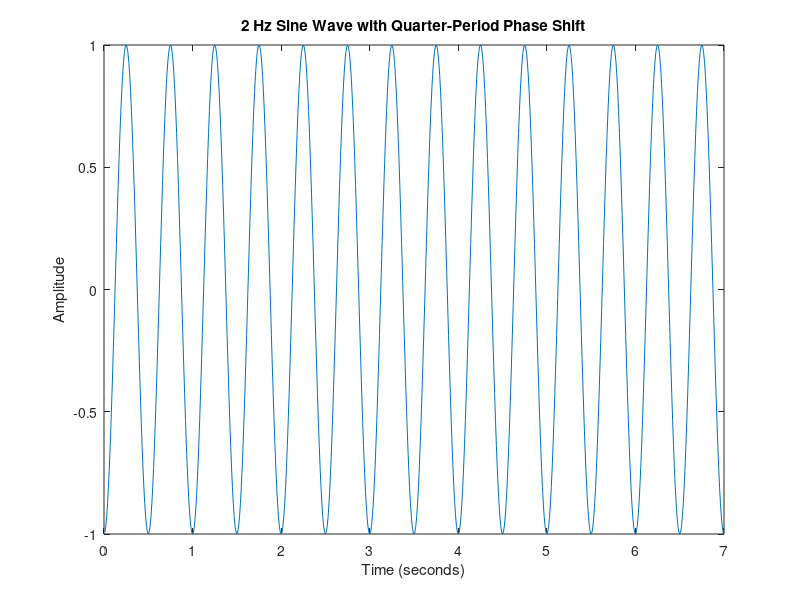

MATLAB code to generate this figure: (Note: this script raises an error after producing the figure.)
%%
% <latex>
% \title{BE 521: Homework 3 Questions\\{\normalsize Feature extraction} \\{\normalsize Spring 2020}}
% \author{68 points}
% \date{Due: Thursday, 2/13/2020 11:59pm}
% \maketitle
% \textbf{Objective:} Extract features from data and build a simple detector
% </latex>

%% 
% <latex>
% \begin{center}
% \author{John Talley \\
%   \normalsize Collaborators: Joseph Iwasyk \\}
% \end{center}
% </latex>

%%
% <latex> 
% \section{Features and Simulations (39 pts)} As you learned
% in class, features are the backbone of almost all detection
% strategies, from seizures in EEG to faces in images. Features are
% usually defined in journal articles as an equation or set of
% equations, and the task for the reader---if she wants to use that
% feature---is to implement that feature in code. In this section, you
% will explore and implement some features commonly used in EEG
% analysis and test them on simulated time-series data.
% \begin{enumerate}
%  \item Consider the following toy signal: 7 seconds of a 2 Hz sine
%  wave with a quarter period phase-shift, sampled at 100 Hz
%   \begin{enumerate}
%    \item Plot the signal. (2 pts)
% </latex>

%%

fs = 100; % HZ
t = 1/fs:1/fs:7; % 100 Hz sampling rate
x = sin(4*pi*t - (pi/2));
figure;
plot(t, x);
xlabel('Time (seconds)');
ylabel('Amplitude');
title('2 Hz Sine Wave with Quarter-Period Phase Shift');

%%
% <latex>
% \item Using the Matlab functions for the difference, sum, and
%   absolute value of the elements in a vector (look them up if you
%   don't know them), create an anonymous function for the
%    line-length feature
% 	$ LL(\mathbf{x}) = \sum_{i=2}^{n} |x_i - x_{i-1}| $ in one line of
% 	Matlab code that uses no loops (i.e., the outputs of one function
% 	will be the inputs of another). Your function should look
% 	something like \begin{lstlisting}
% 	  LLFn = @(x) XXXXXX;
% 	\end{lstlisting}
% 	where \texttt{XXXXX} represents some use of the aformentioned functions and the input signal \texttt{x}. (4 pts)
%    \item What is the line length of this signal? (2 pts)
%   \end{enumerate}
% </latex>

%%

LLFn = @(x) sum(abs(diff(x)));
len = LLFn(x);
% length = 55.9921

%%
% <latex>
%  \item Consider line length of the signal using a sliding window
%  with a certain amount of window overlap (or, to think of it another
%  way, displacement with each ``slide''). Now, instead of having just
%  one value for the line length, you will have a number of values.
%   \begin{enumerate}
% 	\item Given a signal \texttt{x} with sampling frequency
% 	\texttt{fs} and windows of length \texttt{winLen} and displacement
% 	\texttt{winDisp} (both in seconds), create an anonymous function
% 	called \texttt{NumWins} that calculates the number of possible
% 	(full) windows in your signal of length \texttt{xLen} (in
% 	samples), i.e., \begin{lstlisting}
% 	  NumWins = @(xLen, fs, winLen, winDisp) XXXXXX;
% 	\end{lstlisting} where \texttt{XXXXXX} is the single-line
% 	expression for this value. You may assume that \texttt{winDisp} is
% 	a factor of both \texttt{winLen} (as it usually is/should be)
% 	and the length (in seconds) of \texttt{x}. (4 pts) 
% </latex>

%% 

NumWins = @(xLen, fs, winLen, winDisp) floor((xLen/fs - winLen)/winDisp + 1);

%%
% <latex>
%   \item Use this
% 	function to calculate the number of windows for the signal
% 	described in Question 1.1 for a 500 ms window with 250 ms
% 	displacement, i.e., the expression \begin{lstlisting}
% 	  NumWins(length(x), fs, winLen, winDisp)
% 	\end{lstlisting} 
% 	where \texttt{fs}, \texttt{winLen}, and \texttt{winDisp} are the appropriate values. (1 pt)
% </latex>

%%

fs = 100; % Hz
winLen = 0.500; % seconds
winDisp = 0.250; % seconds

windows = NumWins(length(x), fs, winLen, winDisp); % 27 windows

%%
% <latex>
% 	\item Repeat the above calculation for 50 ms window displacement. (1 pt)
% </latex>

%%

winDisp = 0.050; % seconds
windows = NumWins(length(x), fs, winLen, winDisp); % 131 windows

%%
% <latex>
% 	\item Repeat the above calculation for 100 ms window displacement. (1 pt)
%   \end{enumerate}
% </latex>

%%

winDisp = 0.100; % seconds
windows = NumWins(length(x), fs, winLen, winDisp); % 66 windows

%%
% <latex> 
%   \item 
%   \begin{enumerate}
%    \item Create a function (in another file) called
%    \texttt{MovingWinFeats(x, fs, winLen, winDisp, featFn)} that
%    returns a vector of the values of the feature on the signal
%    \texttt{x} in all the possible windows, where \texttt{featFn} is
%    a feature function like the one you wrote in Question 1.1.b. You
%    may find it useful to use your \texttt{NumWins} function (or at
%    least its expression). You may assume that the product of
%    \texttt{winDisp} and the sampling rate \texttt{fs} is an integer.
%    (6 pts) \\
% </latex>


%%
% <latex>
% Make sure your MovingWinFeats code is in your pdf. One way is to use the following Matlab code (in your script) to automatically
% load in the function's code (where we assume that the function is
% one directory up from the *.tex file). Windows users may need to
% change the forward-slash to a backslash. 
% </latex>

%%
%   <latex>
%   \lstinputlisting{C:\Users\Jack\Documents\Penn\BE 521\HW3\MovingWinFeats.m}
%   </latex>

%%
% <latex>
%    \item Using the signal you defined in Question 1.1 and the function you created in Question 1.1.b, calculate the line-length over windows of length 500 ms and displacement 250 ms. (2 pts)
% </latex>

%%

fs = 100; % Hz
winLen = 0.500; % seconds
winDisp = 0.250; % seconds
feats = MovingWinFeats(x, fs, winLen, winDisp, LLFn); % all 4.00 units long
totalLen_feats = sum(feats);
% total length of all features =  107.7871

%%
% <latex>
%    \item Add a unit-amplitude 5 Hz signal (in the form of a sine wave) to your original signal and again calculate the line length over the same window and displacement. (2 pts)
%   \end{enumerate}
% </latex>

%%

x = sin(4*pi*t - (pi/2)) + sin(10*pi*t); % Adding 5 Hz Unit Amplitude Sine Wave
features = MovingWinFeats(x, fs, winLen, winDisp, LLFn);
totalLen_features = sum(features);
% total length of all features = 275.2876

%%
% <latex>
%   \item Code the following 3 additional features in MINIMAL lines of code (hint: each can be implemented in one line using the anonymous function trick).
%   \begin{enumerate}
%    \item Area, $\displaystyle A(\mathbf{x}) = \sum_{i=1}^{n} |x_i| $ \quad (2 pts)
% </latex>

%%
% <latex>
%    \item Energy, $\displaystyle E(\mathbf{x}) = \sum_{i=1}^{n} x_i^2 $ \quad (2 pts)
% </latex>

%%
% <latex>
%    \item Zero-Crossings around mean,\\ $\displaystyle ZX(\mathbf{x}) = \sum_{i=2}^{n} \mathbf{1}(\mathbf{FromAbove}) \;\mbox{OR}\; \mathbf{1}(\mathbf{FromBelow})$, 
%        where $\mathbf{1}(\cdot)$ denotes the indicator function, which returns a zero if its argument is false and a one if it is true, 
%        $\mathbf{FromAbove}$ denotes $(x_{i-1} - \overline{x} > 0) \;\mbox{AND}\; (x_i - \overline{x} < 0)$, 
%        $\mathbf{FromBelow}$ denotes $(x_{i-1} - \overline{x} < 0) \;\mbox{AND}\; (x_i - \overline{x} > 0)$,
%        and $\overline{x}$ is the mean value of the elements in $x$. (4 pts)
% </latex>

%%

Area = @(x) sum(abs(x));
area = Area(x);

Energy = @(x) sum(x.^2);
energy = Energy(x);

ZX = @(x) sum((x(1:length(x)-1) > mean(x) & x(2:length(x)) < mean(x)) | (x(1:length(x)-1) < mean(x) & x(2:length(x)) > mean(x)));
zero_x = ZX(x);


%%
% <latex>
%    \item Plot the values of the four features on the combined signal in the first four cells of a 3x2 matlab subplot.
%    Use a 500 ms window with 100 ms displacement. Using the right-aligned convention (where the
%    ``official'' time of the feature is that of the last data point
%    in the window), give the appropriate time axis for each window
%    point. In addition, plot the original signal with the 2Hz and 5Hz
%    components in the last two cells of the 3x2 subplot (to make
%    comparing down the column easy). Ensure that the time axis in all
%    of your plots is the same. (6 pts)
% </latex>

%% 

winLen = 0.500; % seconds
winDisp = 0.100; % seconds

feature_lengths = MovingWinFeats(x, fs, winLen, winDisp, LLFn);
feature_area = MovingWinFeats(x, fs, winLen, winDisp, Area);
feature_energy = MovingWinFeats(x, fs, winLen, winDisp, Energy);
feature_zx = MovingWinFeats(x, fs, winLen, winDisp, ZX);

tspan = 0.5:0.1:7;
figure('units','normalized','outerposition',[0 0 1 1]);
subplot(3,2,1);
plot(tspan, feature_lengths);
xlabel('Time (seconds)');
ylabel('Line Lengths');
subplot(3,2,2);
plot(tspan, feature_area);
xlabel('Time (seconds)');
ylabel('Area');
subplot(3,2,3);
plot(tspan, feature_energy);
xlabel('Time (seconds)');
ylabel('Energy');
subplot(3,2,4);
plot(tspan, feature_zx);
xlabel('Time (seconds)');
ylabel('Zero-Crossings');
subplot(3,2,5);
plot(t, x);
xlabel('Time (seconds)');
ylabel('Signal Amplitude');
subplot(3,2,6);
plot(t, x);
xlabel('Time (seconds)');
ylabel('Signal Amplitude');
sgtitle('Combined Signal Features with 500 ms Window and 100 ms Displacement');

%%
% <latex>
%   \end{enumerate}
% \end{enumerate}  
% \section{Feature Overlays (17 pts)}
% In this section, you will use a line-length feature overlay on a segment of EEG containing a seizure. This data is stored in \texttt{I521\_A0003\_D001} 
% \begin{enumerate}
%  \item What is the length using hours:minutes:seconds:milliseconds of the recording? (Use getDuration) (2 pts)
% </latex>

%%

dataset_ID = 'I521_A0003_D001';
ieeg_id = 'jtalley';
ieeg_pw = 'jta_ieeglogin.bin';

session = IEEGSession(dataset_ID,ieeg_id,ieeg_pw);

Fs  = session.data.sampleRate;
durationInUSec = session.data.rawChannels.get_tsdetails.getDuration;
durationInSec = durationInUSec/1e6;
duration = seconds(durationInSec);
duration.Format = 'hh:mm:ss.SSS';
% Duration = 01:21:20.390

%%
% <latex>
%  \item How many data points should we discard at the end if we want to clip the recording to the last full second? Do this clipping. (1 pt)
% </latex>

%%
clip = Fs*0.390; % seconds -> samples
% 78 datapoints

%%
% <latex>
%  \item If we want to overlay a feature trace on the original signal, we have to interpolate that feature (which has been calculated over windows) for each data point of the original signal. One of the simplest methods of doing this is called zero-order interpolation, where we just hold the value constant until we get to the next calculated value. For example, if we had a moving window of 1 second with 1 second displacement, the zero-order interpolated feature vector would have the same value the entire first second, then the same for the entire second second, etc, where each second contains the same number of points as the sampling frequency of the original signal.
%  \begin{enumerate}
%   \item Using the \texttt{repmat} and \texttt{reshape} functions, create an external function \texttt{zoInterp(x, numInterp} that copies each value of \texttt{x} \texttt{numInterp} times. You can implement this function in one line of code with no loops. Include the code for this function as you did in Question 1.3.a. (2 pts)
% </latex>

%%
%   <latex>
%   \lstinputlisting{C:\Users\Jack\Documents\Penn\BE 521\HW3\zoInterp.m}
%   </latex>

%%
% <latex>
%   \item Confirm that this function works correctly by expanding the length of the vector \texttt{1:5} by a factor of 10 and plotting with the command
%   \begin{lstlisting}
% 	plot(zoInterp(1:5,10),'-o')
%   \end{lstlisting}
%   where the \texttt{'-o'} option lets us see the individul points as well as the line that connects them. (2 pts)
%  \end{enumerate}
% </latex>

%%

figure;
plot(zoInterp(1:5,10),'-o');
ylim([0 6]);
xlabel('Sample');
ylabel('Value');
title('Array 1:5, Interpolated 10 Times');

%%
% <latex>
%  \item Using a 4-second sliding window with 1-second displacement,
%  calculate the line length feature over the entire signal. Normalize
%  the line-length feature values to have a maximum twice that of the
%  original EEG signal maximum. Plot the signal in blue and overlay
%  the right-aligned line-length feature in green. Note: you will need
%  to pad your
%  signal in order to get them to line up correctly and be the
%  same length. Put the units of your time axis in minutes, and be
%  sure to add a legend in a location in the plot that does not cover
%  up any signal or feature. (6 pts)
% </latex>

%%

signal = getvalues(session.data,1:(durationInSec*Fs-clip),1);
time = 1/(Fs*60):1/(Fs*60):(durationInSec/60 - clip/(Fs*60));

winLen = 4.0; % seconds
winDisp = 1.0; % seconds
signal_line_lengths = MovingWinFeats(signal, Fs, winLen, winDisp, LLFn);
timespan = 4.0:1.0:durationInSec;

signal_line_lengths_pad = zoInterp(signal_line_lengths, Fs);
time_span = 4.0/(Fs*60):1.0/(Fs*60):((length(signal_line_lengths_pad)+3)/(Fs*60));

scalar = 2*(max(signal)/max(signal_line_lengths));
signal_line_lengths_norm = scalar.*(signal_line_lengths_pad);

figure;
plot(time, signal);
hold on;
plot(time_span, signal_line_lengths_norm,'g');
xlabel('Time (minutes)');
ylabel('Amplitude (uV)');
title('EEG Signal with Line-Length Feature, Normalized');
legend('Signal', 'Line Lengths','Location','northwest');

%%
% <latex>
%  \item What threshold might you use on the raw line-length feature
%  vector (not the normalized one used for plotting) in order to
%  capture the 17 largest pre-seizure chirps that occur? (1 pt)
% </latex>

%%

% Visualize the raw line-length feature pre-seizure to determine threshold
figure;
plot(signal_line_lengths(1:4000));
xlabel('Window');
ylabel('Line Length');
title('Line Lengths of EEG Signal');
% 4.1e4 seems like a reasonable threshold
% Use findpeaks to verify threshold (excluding seizure event)
[~,locs] = findpeaks(signal_line_lengths(1:4000), 'MinPeakHeight', 4.1e4);
% Confirmed 17 peaks with a cutoff threshold of 4.1e4

%%
% <latex>
%  \item Using this threshold value, in another plot draw red vertical lines at the leading point in time where the threshold is crossed. Add these vertical lines on top of the plot you made in Question 2.4. These events should capture the pre-seizure chirps, the seizure onset, and some flickering during the end of the seizure. (3 pts)
% </latex>

%%

% Use Zero-Crossings, but replace mean with threshold

ThreshX = @(signal_line_lengths_pad) find((signal_line_lengths_pad(1:length(signal_line_lengths_pad)-1) < 4.1e4 & signal_line_lengths_pad(2:length(signal_line_lengths_pad)) > 4.1e4));
thresh_x = ThreshX(signal_line_lengths_pad);
% convert threshold crossing points to minutes
thresh_x = thresh_x./(Fs*60);

figure;
plot(time, signal);
hold on;
plot(time_span, signal_line_lengths_norm,'g');
hold on;
for i = 1:length(thresh_x)
    xline(thresh_x(i),'r');
end
xlabel('Time (minutes)');
ylabel('Amplitude (uV)');
title('EEG Signal with Line-Length Feature, Normalized with Threshold Crossings');
legend('Signal', 'Line Lengths', 'Chirps','Location','northwest');


%%
% <latex>
% \end{enumerate}
% \section{Building a Detector (12 pts)}
% In this section, you will use the features you defined previously to build a seizure detector. Use the EEG data in the file \texttt{I521\_A0003\_D002} with channels \texttt{multiSz\_1}, and \texttt{multiSz\_2}.
% \begin{enumerate}
%  \item Plot the signal in \texttt{multiSz\_1} and draw vertical red lines at the times when you think the two seizures begin. (You should be able to do this without the need of any features.) (2 pts)
% </latex>

%%

dataset_ID = 'I521_A0003_D002';
session2 = IEEGSession(dataset_ID,ieeg_id,ieeg_pw);

durInUSec1 = session2.data.rawChannels(1).get_tsdetails.getDuration;
durInSec1 = durInUSec1/1e6;
durInUSec2 = session2.data.rawChannels(2).get_tsdetails.getDuration;
durInSec2 = durInUSec2/1e6;

Fs2  = session2.data.sampleRate;

Sz1 = getvalues(session2.data,1:durInSec1*Fs2,1);
Sz2 = getvalues(session2.data,1:durInSec2*Fs2,2);

timeSpan = 1/(Fs2*60):1/(Fs2*60):durInSec1/60;
figure;
plot(timeSpan, Sz1);
hold on;
xline(8.1,'r'); % seizure 1, eyeballed from graph
xline(151.1,'r'); % seizure 2, eyeballed from graph
xlabel('Time (minutes)');
ylabel('Amplitude (uV)');
title('Seizure 1');
legend('Signal', 'Seizure Events');

%%
% <latex>
%  \item Produce feature overlay plots similar to that of Question 2.4 for each of the four features you have implemented along with the red vertical lines at each seizure. Use the same 4-second sliding window with 1 second displacement. (4 pts)
% </latex>

%%

Sz1_line_lengths = MovingWinFeats(Sz1, Fs2, winLen, winDisp, LLFn);
Sz1_area = MovingWinFeats(Sz1, Fs2, winLen, winDisp, Area);
Sz1_energy = MovingWinFeats(Sz1, Fs2, winLen, winDisp, Energy);
Sz1_zx = MovingWinFeats(Sz1, Fs2, winLen, winDisp, ZX);

Sz1_line_lengths_pad = zoInterp(Sz1_line_lengths, Fs2);
Sz1_area_pad = zoInterp(Sz1_area, Fs2);
Sz1_energy_pad = zoInterp(Sz1_energy, Fs2);
Sz1_zx_pad = zoInterp(Sz1_zx, Fs2);
time_Span = 4.0/(Fs2*60):1.0/(Fs2*60):((length(Sz1_line_lengths_pad)+3)/(Fs2*60));

scalar = 2*(max(Sz1)/max(Sz1_line_lengths));
Sz1_line_lengths_norm = scalar.*(Sz1_line_lengths_pad);

scalar = 2*(max(Sz1)/max(Sz1_area));
Sz1_area_norm = scalar.*(Sz1_area_pad);

scalar = 2*(max(Sz1)/max(Sz1_energy));
Sz1_energy_norm = scalar.*(Sz1_energy_pad);

scalar = 2*(max(Sz1)/max(Sz1_zx));
Sz1_zx_norm = scalar.*(Sz1_zx_pad);

figure('units','normalized','outerposition',[0 0 1 1]);
% Line Lengths
subplot(2,2,1);
plot(timeSpan, Sz1);
hold on;
plot(time_Span, Sz1_line_lengths_norm,'g');
hold on;
xline(8.1,'r'); % seizure 1, eyeballed from graph
xline(151.1,'r'); % seizure 2, eyeballed from graph
xlabel('Time (minutes)');
ylabel('Amplitude (uV)');
title('Sz1 Signal with Line-Length Feature, Normalized');
legend('Signal', 'Line Lengths', 'Seizure Events','Location','northeast');
% Area
subplot(2,2,2);
plot(timeSpan, Sz1);
hold on;
plot(time_Span, Sz1_area_norm);
hold on;
xline(8.1,'r'); % seizure 1, eyeballed from graph
xline(151.1,'r'); % seizure 2, eyeballed from graph
xlabel('Time (minutes)');
ylabel('Ampltiude (uV)');
title('Sz1 Signal with Area Feature, Normalized');
legend('Signal', 'Area', 'Seizure Events','Location','northeast');
% Energy
subplot(2,2,3);
plot(timeSpan, Sz1);
hold on;
plot(time_Span, Sz1_energy_norm,'c');
hold on;
xline(8.1,'r'); % seizure 1, eyeballed from graph
xline(151.1,'r'); % seizure 2, eyeballed from graph
xlabel('Time (minutes)');
ylabel('Amplitude (uV)');
title('Sz1 Signal with Energy Feature, Normalized');
legend('Signal', 'Energy', 'Seizure Events','Location','northeast');
% Z-crossings
subplot(2,2,4);
plot(timeSpan, Sz1);
hold on;
plot(time_Span, Sz1_zx_norm,'m');
hold on;
xline(8.1,'r'); % seizure 1, eyeballed from graph
xline(151.1,'r'); % seizure 2, eyeballed from graph
xlabel('Time (minutes)');
ylabel('Amplitude (uV)');
title('Sz1 Signal with Z-Crossings Feature, Normalized');
legend('Signal', 'Z-Crossings', 'Seizure Events','Location','northeast');
sgtitle('Sz1 EEG Signal with Feature Overlays');


%%
% <latex>
%  \item 
%   \begin{enumerate}
%    \item Based on your plots in the previous question, which of the
%    four features seems to give the largest signal (relative to the
%    background) for when a seizure occurs? Explain why you think this feature is the best. (3 pts)
% </latex>

%%

% Relative to the background, the Energy feature gives the largest signal
% at the occurence of each seizure event.  This feature also serves as a
% good indicator for seizure detection because it appears to have the
% strongest signal to noise ratio (SNR) at each seizure event, which would
% help to minimize the false positive / missed detection rate.  This will
% increase the accuracy of our detector and yield a more sensitive ROC
% curve.

%%
% <latex>
%    \item What threshold would you use to determine if a seizure is occurring? (1 pt)
% </latex>

%%

% Using the Energy feature, 2000 uV is a reasonable threshold for seizure
% detection.

%%
% <latex>
%   \end{enumerate}
% </latex>

%%
% <latex>
%  \item The signal in \texttt{multiSz\_2} contains another seizure (whose location should again be fairly obvious). Plot the data along with the feature and threshold (horizontal black line, with correct normalization for the signal in \texttt{data2}) you determined in the previous question. (2 pts)
% </latex>

%%

timeSpan2 = 1/(Fs2*60):1/(Fs2*60):durInSec2/60;
time_Span2 = 4.0/(Fs2*60):1.0/(Fs2*60):((length(Sz2_energy_pad)+3)/(Fs2*60));

Sz2_energy = MovingWinFeats(Sz2, Fs2, winLen, winDisp, Energy);
Sz2_energy_pad = zoInterp(Sz2_energy, Fs2);
scalar = 2*(max(Sz2)/max(Sz2_energy));
Sz2_energy_norm = scalar.*(Sz2_energy_pad);

figure;
plot(timeSpan2, Sz2);
hold on;
plot(time_Span2, Sz2_energy_norm,'c');
yline(2000,'k');
xlabel('Time (minutes)');
ylabel('Amplitude (uV)');
title('Sz2 Signal with Energy Feature, Normalized');
legend('Signal', 'Energy', 'Seizure Events','Location','northeast');
% Yes, a seizure occurs

%%
% <latex>
% \end{enumerate}
% </latex>


